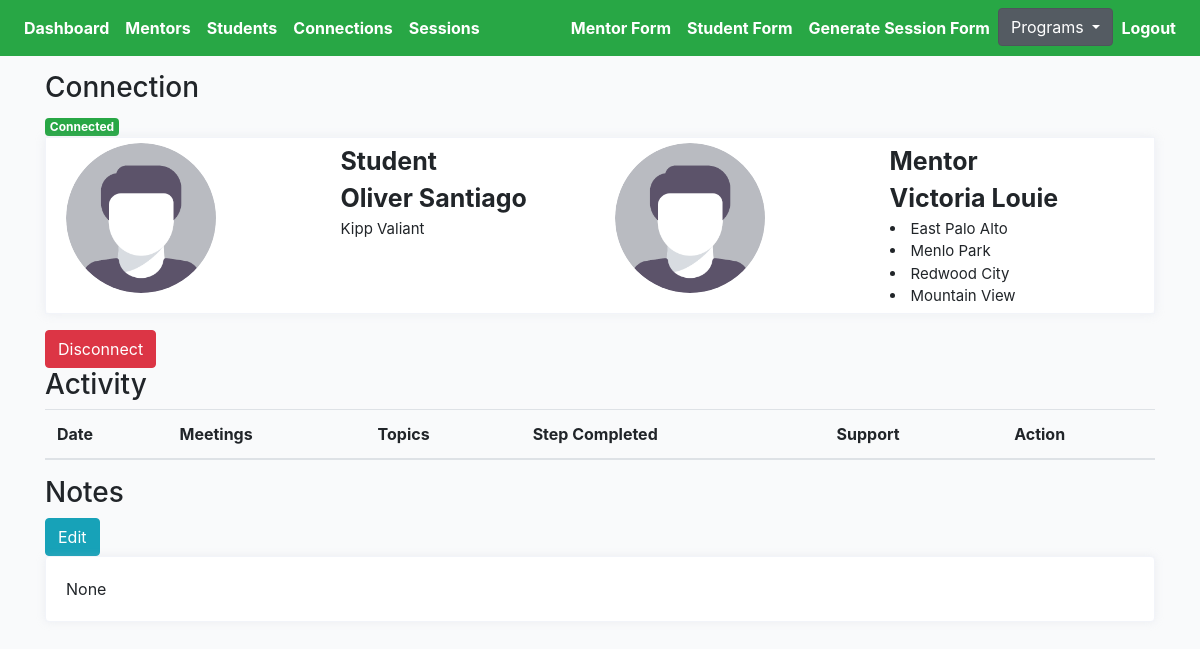
The page /choice/127/connection-detail (signed in) on the database its author committed.
### cprofiles/models.py (models this page shows, shortened)
class Connection(models.Model):
    student = models.ForeignKey(Student, on_delete=models.CASCADE, related_name='student')
    mentor = models.ForeignKey(Mentor, on_delete=models.CASCADE, related_name='mentor')
    status = models.CharField(max_length=200, choices=STATUS_CHOICES)
    updated = models.DateTimeField(auto_now=True)
    created = models.DateTimeField(auto_now_add=True)
    flag = models.BooleanField(default=False)
    progress = models.CharField(max_length=200, blank=True, null=True, choices=PROGRESS_CHOICES)
    note = models.TextField(null=True, blank=True, max_length=1000)

class Student(models.Model):
    avatar = models.ImageField(default='avatar.png', upload_to='avatars/')
    first_name = models.CharField(max_length=200, blank=True)
    last_name = models.CharField(max_length=200, blank=True)
    email = models.EmailField(max_length=200, blank=True)
    gender = models.CharField(max_length=200, choices=GENDER_CHOICES)
    grade = models.CharField(max_length=200, choices=GRADE_CHOICES)
    school = models.CharField(max_length=200, blank=True)
    language_preference = models.CharField(null=True, blank=True, max_length=200, choices=STUDENT_PREFER_LANGUAGE_CHOICES)
    parent1_first_name = models.CharField(max_length=200, blank=True)
    parent1_last_name = models.CharField(max_length=200, blank=True)
    parent1_phone = models.CharField(max_length=200, blank=True)
    parent1_email = models.EmailField(max_length=200, blank=True)
    academic_advisor = models.CharField(max_length=200, blank=True)
    academic_advisor_email = models.EmailField(max_length=200, blank=True)
    activity = models.TextField(null=True, blank=True, max_length=1000)
    ind_scl = models.TextField(null=True, blank=True, max_length=1000)
    dont_know = models.TextField(null=True, blank=True, max_length=1000)
    proud = models.TextField(null=True, blank=True, max_length=1000)
    learn = models.TextField(null=True, blank=True, max_length=1000)
    happy = models.TextField(null=True, blank=True, max_length=1000)
    hobby = models.TextField(null=True, blank=True, max_length=1000)
    int_ind_school = models.TextField(null=True, blank=True, max_length=1000)
    look_ind_school = models.TextField(null=True, blank=True, max_length=1000)
    strength = models.TextField(null=True, blank=True, max_length=1000)
    obstacle = models.TextField(null=True, blank=True, max_length=1000)
    child_strength = models.ManyToManyField(Childstrength, blank=True, related_name='child_strength')
    social_strength = models.ManyToManyField(Socialstrength, blank=True, related_name='social_strength')
    interview_language = models.CharField(null=True, blank=True, max_length=200, choices=LANGUAGE_CHOICES)
    question = models.TextField(null=True, blank=True, max_length=1000)
    updated = models.DateTimeField(auto_now=True)
    created = models.DateTimeField(auto_now_add=True)
    slug = models.SlugField(unique=True, blank=True)
    flag = models.BooleanField(default=False)
    note = models.TextField(null=True, blank=True, max_length=1000)
    question1 = models.CharField(null=True, blank=True, max_length=200, choices=QUESTION_CHOICES)
    answer1 = models.TextField(null=True, blank=True, max_length=1000)
    question2 = models.CharField(null=True, blank=True, max_length=200, choices=QUESTION_CHOICES)
    answer2 = models.TextField(null=True, blank=True, max_length=1000)
    __initial_first_name = None
    __initial_last_name = None
    def __init__(self, *args, **kwargs):
        super().__init__(*args, **kwargs)
        self.__initial_first_name = self.first_name
        self.__initial_last_name = self.last_name

class Mentor(models.Model):
    avatar = models.ImageField(default='avatar.png', upload_to='avatars/')
    first_name = models.CharField(max_length=200, blank=True)
    last_name = models.CharField(max_length=200, blank=True)
    email = models.EmailField(max_length=200, blank=True)
    phone = models.CharField(max_length=200, blank=True)
    address = models.CharField(max_length=200, blank=True)
    prefer_grade = models.CharField(max_length=200, choices=MENTOR_GRADE_CHOICES)
    prefer_gender = models.CharField(max_length=200, choices=GENDER_CHOICES)
    prefer_location = models.ManyToManyField(Preferlocation, blank=True, related_name='prefer_location')
    mentor_last_year = models.CharField(null=True, blank=True, max_length=200, choices=YES_NO)
    language = models.ManyToManyField(Mentorlanguage, blank=True, related_name='mentor_language')
    experience = models.CharField(null=True, blank=True, max_length=200, choices=YES_NO)
    familiar = models.TextField(null=True, blank=True, max_length=1000)
    share = models.TextField(null=True, blank=True, max_length=1000)
    hobby = models.TextField(null=True, blank=True, max_length=1000)
    question = models.TextField(null=True, blank=True, max_length=1000)
    friends = models.ManyToManyField(Student, blank=True, related_name='mentors')
    updated = models.DateTimeField(auto_now=True)
    created = models.DateTimeField(auto_now_add=True)
    slug = models.SlugField(unique=True, blank=True)
    flag = models.BooleanField(default=False)
    ethnic = models.CharField(null=True, blank=True, max_length=200, choices=ETHNIC_CHOICES)
    def get_locations(self):
        return self.prefer_location.all()
    __initial_first_name = None
    __initial_last_name = None
    def __init__(self, *args, **kwargs):
        super().__init__(*args, **kwargs)
        self.__initial_first_name = self.first_name
        self.__initial_last_name = self.last_name

class Preferlocation(models.Model):
    name = models.CharField(max_length=200, blank=True)
    def __str__(self):
        return self.name

### cprofiles/views.py (the view)
# urls.py: path('<pk>/connection-detail', ConnectionDetailView.as_view(), name='connection-profile-detail'),
@method_decorator(login_required, name='dispatch')
@method_decorator(allowed_users(allowed_roles=['choice', 'admin']), name='dispatch')
class ConnectionDetailView(DetailView):
    model = Connection
    template_name = 'choice/choice-connection-detail.html'
    def get_object(self):
        pk = self.kwargs.get('pk')
        connection = Connection.objects.get(pk=pk)
        return connection
    def get_context_data(self, **kwargs):
        context = super().get_context_data(**kwargs)
        pk = self.kwargs.get('pk')
        connection = Connection.objects.get(pk=pk)
        sessions = Session.objects.filter(submit_status=True).filter(connection=connection)
        sessions_ = []
        for item in sessions:
            sessions_.append(item)
        context["sessions"] = sessions_
        return context

### templates/choice/choice-connection-detail.html (shortened to what this page needs)
{% extends 'cbase.html' %}
{% load static %}
{% block stylesheet %}{% static '/css/profile.css' %}{% endblock %}
{% block content %}
<h3>Connection</h3>
{% if connection.status == 'connected' %}
<div><span class="badge badge-success">Connected</div>
{% elif connection.status == 'disconnected' %}
<div><span class="badge badge-danger">Disconnected</span><span> on {{connection.updated | date:"M d, Y" }}</span></div>
{% elif connection.status == 'inactive' %}
<div><span class="badge badge-warning">Inactive</div>
{% endif %}
<div class="profile-page tx-13">
    <div class="row">
        <div class="col-12 grid-margin">
            <div class="profile-header">
                <div class="header-links">
                    <div class="container header">
                        <div class="row">
                            <div class="col">
                                <div class="row">
                                    <div class="col">
                                        <img class="profile-pic" src="{{connection.student.avatar.url}}" alt="profile">
                                    </div>
                                    <div class="col">
                                        <div style="font-size:25px; font-weight:bold" class="profile-name">
                                            Student</div>
                                        <div style="font-size:25px; font-weight:bold" class="profile-name">
                                            {{connection.student.first_name}}
                                            {{connection.student.last_name}}</div>
                                        <div style="font-size:15px" class="profile-name">
                                            {{connection.student.school}}</div>
                                    </div>
                                </div>
                            </div>
                            <div class="col">
                                <div class="row">
                                    <div class="col">
                                        <img class="profile-pic" src="{{connection.mentor.avatar.url}}" alt="profile">
                                    </div>
                                    <div class="col">
                                        <div style="font-size:25px; font-weight:bold" class="profile-name">
                                            Mentor</div>
                                        <div style="font-size:25px; font-weight:bold" class="profile-name">
                                            {{connection.mentor.first_name}}
                                            {{connection.mentor.last_name}}</div>
                                        <div style="font-size:15px" class="profile-name">
                                            {% for location in connection.mentor.get_locations %}
                                            <li>{{location}}</li>
                                            {% endfor %}
                                        </div>
                                    </div>
                                </div>
                            </div>
                        </div>
                    </div>
                </div>
            </div>
        </div>
    </div>
    {% if connection.status == 'connected' %}
    <form action="{% url 'profiles:remove-connect' %}" method="POST">
        <button type="submit" class="btn btn-danger">Disconnect</button>
    </form>
    {% elif connection.status == 'disconnected' %}
    <a href="{% url 'profiles:student-detail-view' connection.student.slug %}"><button type="submit"
            class="btn btn-info">Connect
            Mentor</button></a>
    {% endif %}
    <h3>Activity</h3>
    <div class="table-responsive-lg">
        <table class="table">
            <thead>
                <tr>
                    <th scope="col">Date</th>
                    <th scope="col">Meetings</th>
                    <th scope="col">Topics</th>
                    <th scope="col">Step Completed</th>
                    <th scope="col">Support</th>
                    <th scope="col">Action</th>
                </tr>
            </thead>
        </table>
    </div>
    <h3>Notes</h3>
    <a href="{% url 'cprofiles:connection-note-update-profile' connection.pk %}"><button type="submit"
            class="btn btn-info">Edit</button></a>
    <div class="row">
        <div class="col-sm-12">
            <div class="card h-100">
                <div class="card-body">
                    <p class="card-text">{{connection.note}}</p>
                </div>
            </div>
        </div>
    </div>
    {% endblock content %}

### core/static/css/base.css (style rules this page uses)
.container { width: 100%; padding-right: 15px; padding-left: 15px; margin-right: auto; margin-left: auto; margin-top: 55px; }
body { background:#FAFAFA; }

### core/static/css/profile.css (style rules this page uses)
body { background-color: #f9fafb; margin-top:0px; }
.profile-page .profile-header { box-shadow: 0 0 10px 0 rgba(183, 192, 206, 0.2); border: 1px solid #f2f4f9; }
.profile-page .profile-header .header-links { padding: 5px; display: -webkit-flex; display: flex; -webkit-justify-content: center; justify-content: center; background: #fff; border-radius: 0 0 .25rem .25rem; }
img { vertical-align: middle; border-style: none; }
.grid-margin { margin-bottom: 1rem; }
.card { box-shadow: 0 0 10px 0 rgba(183, 192, 206, 0.2); -webkit-box-shadow: 0 0 10px 0 rgba(183, 192, 206, 0.2); -moz-box-shadow: 0 0 10px 0 rgba(183, 192, 206, 0.2); -ms-box-shadow: 0 0 10px 0 rgba(183, 192, 206, 0.2); }
.card { position: relative; display: flex; flex-direction: column; min-width: 0; word-wrap: break-word; background-color: #fff; background-clip: border-box; border: 1px solid #f2f4f9; border-radius: 0.25rem; }
.profile-pic { border-radius: 50%; height: auto; width: 150px; }
.container .header { margin-top: 0px; }

### rows shown on the page
Connection: student.avatar (placeholder picture), student.first_name "Oliver", student.last_name "Santiago", student.school "Kipp Valiant", mentor.avatar (placeholder picture), mentor.first_name "Victoria", mentor.last_name "Louie", note "None"
Preferlocation: name "East Palo Alto"
Preferlocation: name "Menlo Park"
Preferlocation: name "Redwood City"
Preferlocation: name "Mountain View"
